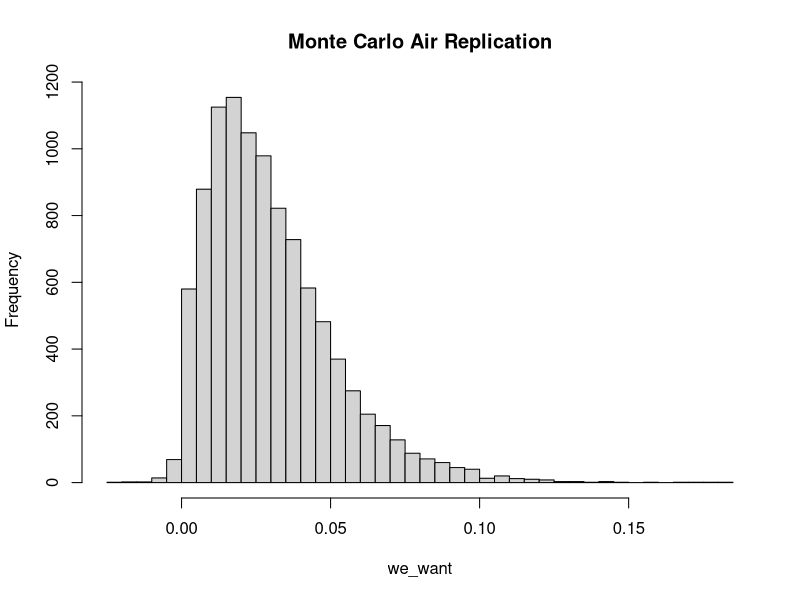
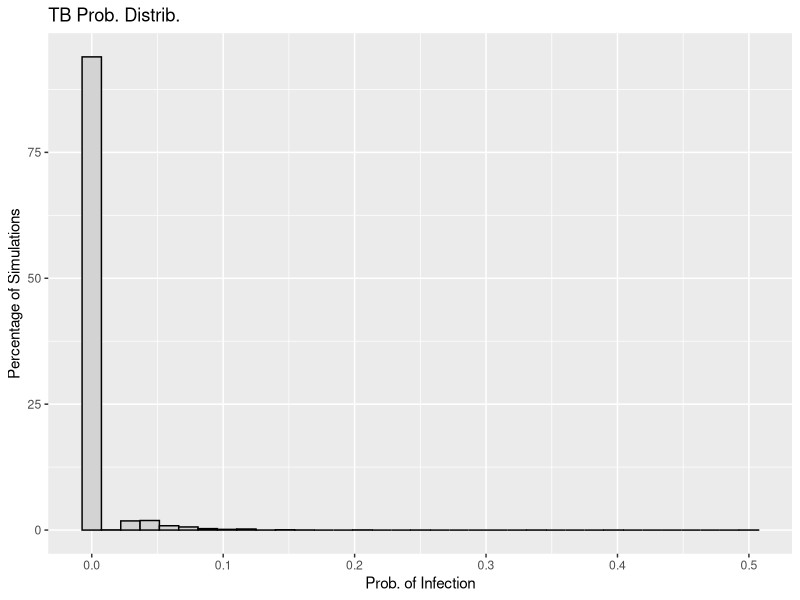
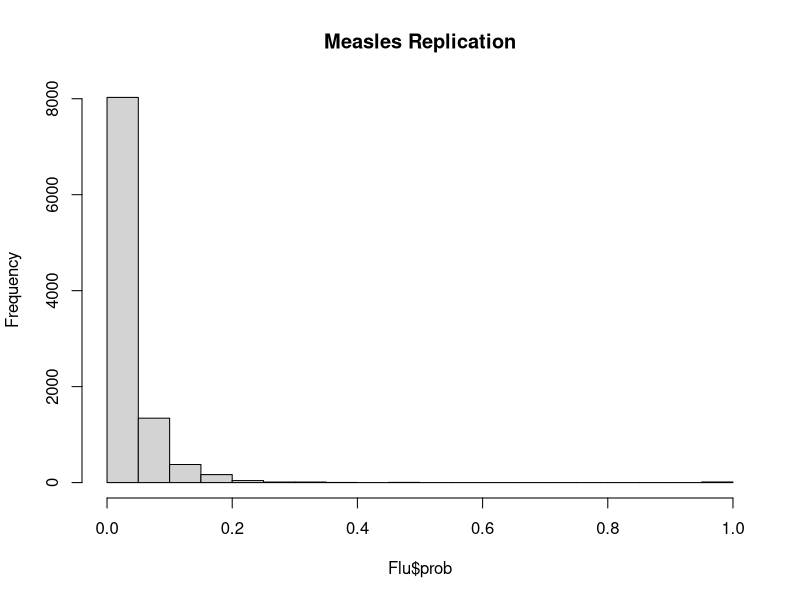

These charts were generated, in order, by the following R code: (Note: this script raises an error after producing the figures.)
## ---- chunk 1
set.seed(400)
## ---- chunk 2
library(dplyr)
library(stats)
library(tidyr)
library(tidyverse)
library(broom)
library(ggplot2)
library(tibble)
## ---- chunk 3
m <- 10000

monte_AIR <- function(m) {
  storing <- numeric(m)
  for (i in 1:m){
    p <- rnorm(1, mean = 0.48, sd = 0.20)
    I <- 1
    phi <- rnorm(1, mean = 100, sd = 20)
    V <- 132
    N <- rnorm(1, mean = 3, sd = 0.5)
    t <- rnorm(1, mean = 0.5, sd = 0.167)
  
    form <- ((p*I*phi)/V) * ((N*t + exp(-N*t) - 1) / (N^2))
  
    storing[i] <- 1 - exp(-form)
  }
  return(storing)
}

we_want <- monte_AIR(m)

mean(we_want)

hist(we_want , breaks = 35, main = "Monte Carlo Air Replication")
## ---- chunk 4
# Wells-Riley formula: 

## vent_mean = 4 <- ventilation rate
## breath_mean = 0.48 <- pumonary ventilation rate
## time_mean = 0.5 <- 30min /1 hr

air_monte <- function(m = 10000, quanta_mean, quanta_sd, 
                      room_vol=132, infect=1, vent_mean=4, vent_sd=1, 
                      breath_mean=0.48, breath_sd=0.2, 
                      time_mean=0.5, time_sd=0.167, s_mean = 19, s_sd=10) {

  
    p_vec <- pmax(rnorm(m, breath_mean, breath_sd), 0)
    phi_vec <- pmax(rnorm(m, quanta_mean, quanta_sd), 0)
    t_vec <- pmax(rnorm(m, time_mean, time_sd), 0)
    Q_vec <- pmax(rnorm(m, vent_mean, vent_sd), 0.01)
    S0_vec <- pmax(round(rnorm(m, s_mean, s_sd)), 1)
    I_vec <- infect
    
      # exposure term
    X_vec <- (I_vec * phi_vec * p_vec * t_vec) / Q_vec
    
      # infection prob. 
    P_vec <- 1 - exp(-X_vec)
    
    new_infect <- S0_vec * P_vec
    S_after <- S0_vec - new_infect
    
    res_df <- tibble::tibble(
      p = p_vec, phi=phi_vec, t=t_vec, Q=Q_vec, S0=S0_vec, 
      X=X_vec, prob=P_vec, infections=new_infect, survivors=S_after
    )
    
    summ <- list(
      mean_prob = mean(res_df$prob),
      mean_infections = mean(res_df$infections),
      prob_quantiles = quantile(res_df$prob, c(0.25,0.5,0.75,0.9,0.95)),
      inf_quantiles = quantile(res_df$infections, c(0.25,0.5,0.75,0.9,0.95))
    )
    return(list(data=res_df, summary=summ))
}

plot_prob <- function(sim_res, title="Infection Prob. Distribution"){
  df <- sim_res$data
  ggplot(df, aes(x=prob)) +
    geom_histogram(aes(y=..count.. / sum(..count..) * 100), bins=35, closed="left") +
    labs(x="Infection Prob. for an Individual(P)", 
         y="Percent of Simulation (%)",
         title=title)
}
## ---- chunk 5
TB <- air_monte(m=10000, quanta_mean=12.7, quanta_sd=3.0)
Flu <- air_monte(m=10000, quanta_mean=100, quanta_sd=25.0)
Meas <- air_monte(m=10000, quanta_mean=570, quanta_sd=143.0)
SARS <- air_monte(m=10000, quanta_mean=2.7, quanta_sd=1.2)

TB

## ---- chunk 6
better_monte <- function(m = 10000, dis_quanta, quanta_sd, room_vol = 132, 
                         infected_individuals = 1, ACH = 4){ 
  probability_inf <- numeric(m)
  num_new_infect <- numeric(m)
  sus_persons <- numeric(m)

  for(i in 1:m) {
    
    p_2 <- max(rnorm(1, mean = 0.48, sd = 0.20), 0)
    phi_2 <- max(rnorm(1, mean = dis_quanta, sd = quanta_sd),0)
    t_2 <- max(rnorm(1, mean = 0.5, sd = 0.167), 0)
    S0 <- max(round(rnorm(1, mean = 19, sd = 10)),1)
    
    q_2 <- infected_individuals * phi_2
 
    
    nucci <- ((p_2*q_2)/room_vol) * 
      ((ACH * t_2 + exp(-ACH *t_2) -1) / (ACH^2))
    
    S_t <- S0 * exp(-nucci)
    
    
    exp_inf <- S0 - S_t
    inf <- rpois(1, lambda = exp_inf)
    
    sus_prob <- inf / S0
    
    probability_inf[i] <- sus_prob
    num_new_infect[i] <- inf
    sus_persons[i] <- S_t
  }
  
  return(list(prob = probability_inf,
              infections = num_new_infect,
              survivors = sus_persons,
              summary = list(mean_prob = mean(probability_inf),
                             mean_infections = mean(num_new_infect),
                             prob_quantiles = quantile(probability_inf, 
                                                       c(0.25, 0.5, 0.75, 
                                                         0.9, 0.95)),
                             inf_quantiles = quantile(num_new_infect, 
                                                      c(0.25, 0.5, 0.75, 
                                                        0.9, 0.95)))))

}

TB <- better_monte(10000, dis_quanta = 12.7, quanta_sd = 3.0,
                   room_vol = 132, infected_individuals = 1, 
                   ACH = 4)

TB

mean(TB$prob)

TB_df <- data.frame(prob = TB$prob)

TB_plot <- ggplot(data = TB_df, aes(x = prob)) + 
  geom_histogram(aes(y = ..count.. /sum(..count..) *100),
                 bins = 35, 
                 fill = "lightgrey",
                 color = "black") +
  labs(title = "TB Prob. Distrib.",
       x = "Prob. of Infection",
       y = "Percentage of Simulations")

TB_plot

## ---- chunk 7
Flu <- better_monte(10000, dis_quanta = 100, quanta_sd = 25.0,
                   room_vol = 132, infected_individuals = 1, 
                   ACH = 4)

mean(Flu$prob)
hMeas <- hist(Flu$prob, breaks = 35, main = "Measles Replication")

hFLu$counts <- hFlu$counts / sum(hFlu$counts) * 100

plot(h, main = "Flu Prob Freq Distrib")


densF <- density(Flu$prob)

densF$y <- densF$y / sum(densF$y) *100

plot(densF, main = "Flu: Prob Freq Distrib 2")
## ---- chunk 8
Meas <- better_monte(10000, dis_quanta = 570, quanta_sd = 173.0,
                   room_vol = 132, infected_individuals = 1, 
                   ACH = 4)

mean(Meas$prob)

hM <- hist(Meas$prob, breaks = 35, main = "Measles Replication")

hM$counts <- hM$counts / sum(hM$counts) * 100

plot(hM, main = "Measles Prob Freq Distrib")


densM <- density(Meas$prob)

densM$y <- densM$y / sum(densM$y) *100

plot(densM, main = "Measles: Prob Freq Distrib 2")

## ---- chunk 9
SARS <- better_monte(10000, dis_quanta = 2.7, quanta_sd = 1.2,
                   room_vol = 132, infected_individuals = 1, 
                   ACH = 4)

mean(SARS$prob)

hSARS <- hist(SARS$prob, breaks = 35, main = "SARS Graph")

hSARS$counts <- hSARS$counts / sum(hSARS$counts) * 100

plot(hSARS, main = "SARS Prob Freq Distrib")


densSARS <- density(SARS$prob)

densSARS$y <- densSARS$y / sum(densSARS$y) *100

plot(densSARS, main = "SARS: Prob Freq Distrib 2")

## ---- chunk 10
sum_disease <- tibble::tibble(
  Disease=c("TB","Flu", "Meas", "SARS"),
  Mean_Prob = c(TB$summary$mean_prob,
                Flu$summary$mean_prob,
                Meas$summary$mean_prob,
                SARS$summary$mean_prob),
  Mean_Infections = c(TB$summary$mean_infections,
                      Flu$summary$mean_infections,
                      Meas$summary$mean_infections,
                      SARS$summary$mean_infections),
  Prob_25 = c(TB$summary$prob_quantiles[1],
              Flu$summary$prob_quantiles[1],
              Meas$summary$prob_quantiles[1],
              SARS$summary$prob_quantiles[1]),
  Prob_50 = c(TB$summary$prob_quantiles[2],
              Flu$summary$prob_quantiles[2],
              Meas$summary$prob_quantiles[2],
              SARS$summary$prob_quantiles[2]),
  Prob_75 = c(TB$summary$prob_quantiles[3],
              Flu$summary$prob_quantiles[3],
              Meas$summary$prob_quantiles[3],
              SARS$summary$prob_quantiles[3]),
  Prob_90 = c(TB$summary$prob_quantiles[4],
              Flu$summary$prob_quantiles[4],
              Meas$summary$prob_quantiles[4],
              SARS$summary$prob_quantiles[4]),
  Prob_95 = c(TB$summary$prob_quantiles[5],
              Flu$summary$prob_quantiles[5],
              Meas$summary$prob_quantiles[5],
              SARS$summary$prob_quantiles[5])
)

sum_dis_round <- sum_disease %>%
  mutate(across(where(is.numeric), ~ round(.x,3)))

sum_dis_round

## ---- chunk 11

## The monte carlo simulation results estimate the infection risk for four airborne disease in a standard waiting room scenario. 

## Tuberculosis: moderate mean infection prob of 0.499 per susceptible individual, with approx 9.6 expected new infections, high variability: range from 0.342 to 0.857, showing potential higher-risk scenarios in dif conditions

## Influenza: higher mean prob: 0.941, nearly 18 expected infections, median and upper quantiles approach 1, infection is almost certain in the environment

## Measles: highest risk, mean prob. of 0.987, almost entire susceptible pop expected to become infected, all quantiles 1

## SARS: low mean prob: 0.153, roughly 3 expected new infections, moderate variability ranges from 0.072 to 0.369

## *infection risk is strongly driven by the disease'airborne quanta generation rate: meas and flu-high risk, tb-moderate risk, sars-lower risk

## ---- chunk 12

TB_df <- data.frame(prob=as.numeric(TB$prob), Disease="TB")
Measles_df <- data.frame(prob=as.numeric(Measles$prob), Disease = "Measles")
Influenza_df <- data.frame(prob=as.numeric(Influenza$prob), Disease = "Influenza")
SARS_df <- data.frame(prob=as.numeric(SARS$prob), Disease="SARS")

combined_df <- rbind(TB_df, Measles_df, Influenza_df, SARS_df)
combined_df$prob <- pmin(pmax(combined_df$prob, 0),1)

ggplot(combined_df, aes(x=prob, fill=Disease, color=Disease)) +
  geom_histogram(aes(y= ..count.. / sum(..count..) * 100),
                  bins=35, position="identity", alpha=0.4) +
  labs(title="Prob. of Infection Distribution by Disease",
       x = "Probability of Infection",
       y = "Percentage of Simulations") +
  scale_color_manual(values = c("TB" = "green", "Measles" = "magenta",
                               "Influenza"="blue", "SARS"="yellow3")) +
  scale_fill_manual(values = c("TB" = "green", "Measles" = "magenta",
                               "Influenza"="blue", "SARS"="yellow3")) +
  theme_minimal()

## ---- chunk 13
scenario_monte <- function(m = 10000, dis_quantaS, quanta_sdS, room_vol = 300, 
                         infected_individuals = 1, ACH = 4, t_scen = max(rnorm(1, mean = 1, sd = 0.167))){ 
  prob_inf <- numeric(m)
  num_infec <- numeric(m)
  sus_per <- numeric(m)

  for(i in 1:m) {
    
    p_scen <- max(rnorm(1, mean = 0.48, sd = 0.20), 0)
    phi_scen <- max(rnorm(1, mean = dis_quantaS, sd = quanta_sdS),0)
    S0_scen <- max(round(rnorm(1, mean = 19, sd = 10)),1)
    
    q_2_scen <- infected_individuals * phi_scen
 
    nucci_scen <- ((p_scen*q_2_scen)/room_vol) * 
      ((ACH * t_scen + exp(-ACH * t_scen) -1) / (ACH^2))
    
    S_t_scen <- S0_scen * exp(-nucci_scen)
    
    exp_inf_scen <- S0_scen - S_t_scen
    inf_scen <- rpois(1, lambda = exp_inf_scen)
    
    sus_prob_scen <- inf_scen / S0_scen
    
    prob_inf[i] <- sus_prob_scen
    num_infec[i] <- inf_scen
    sus_per[i] <- S_t_scen
  }
  
  return(list(prob = prob_inf,
              infections = num_infec,
              survivors = sus_per,
              summary = list(mean_prob = mean(prob_inf),
                             mean_infections = mean(num_infec),
                             prob_quantiles = quantile(prob_inf, 
                                                       c(0.25, 0.5, 0.75, 
                                                         0.9, 0.95)),
                             inf_quantiles = quantile(num_infec, 
                                                      c(0.25, 0.5, 0.75, 
                                                        0.9, 0.95)))))

}

scenario_1 <- scenario_monte(10000, dis_quantaS = 12.7, quanta_sdS = 3.0,
                   room_vol = 300, infected_individuals = 1, 
                   ACH = 4, t_scen = max(rnorm(1, mean = 1, sd = 0.167)))

mean(scenario_1$prob)
## ---- chunk 14
scen1_TB <- scenario_monte(10000, dis_quanta = 12.7, quanta_sd = 3.0,
                   room_vol = 300, infected_individuals = 1, 
                   ACH = 4)
scen1_meas <- scenario_monte(10000, dis_quanta = 100, quanta_sd = 25.0,
                   room_vol = 300, infected_individuals = 1, 
                   ACH = 4)
scen1_flu <- scenario_monte(10000, dis_quanta = 570, quanta_sd = 173.0,
                   room_vol = 300, infected_individuals = 1, 
                   ACH = 4)

TB_df1 <- data.frame(prob=as.numeric(scen1_TB$prob), Disease="TB")
Meas_df1 <- data.frame(prob=as.numeric(scen1_meas$prob), Disease="Measles")
Flu_df1 <- data.frame(prob=as.numeric(scen1_flu$prob), Disease="Influenza")

comb_df1 <- rbind(TB_df1, Meas_df1, Flu_df1)
comb_df1$prob <- pmin(pmax(comb_df1$prob, 0),1)

ggplot(comb_df1, aes(x=prob, fill=Disease, color=Disease)) +
  geom_histogram(aes(y=..count.. / sum(..count..) * 100),
                 bins=35, position="identity", alpha=0.4) +
  labs(title="Scenario 1: Probability of Infection Distribution by Disease",
       x="Probability of Infection",
       y = "Percentage of Simulations") +
  scale_color_manual(values = c("TB" = "green", "Measles" = "magenta",
                               "Influenza"="blue")) +
  scale_fill_manual(values = c("TB" = "green", "Measles" = "magenta",
                               "Influenza"="blue")) +
  theme_minimal()


## ---- chunk 15

scenario_2 <- scenario_monte(10000, dis_quantaS = 12.7, quanta_sdS = 3.0,
                             room_vol = 132, infected_individuals = 2, ACH = 4,
                             t_scen = max(rnorm(1, mean = 0.5, sd = 0.167)))

mean(scenario_2$prob)

## ---- chunk 16
scen_1_M <- scenario_monte(10000, dis_quantaS = 570, quanta_sdS = 143.0,
                   room_vol = 300, infected_individuals = 1, 
                   ACH = 4, t_scen = max(rnorm(1, mean = 1, sd = 0.167)))

mean(scen_1_M$prob)
## ---- chunk 17

scen_2_M <- scenario_monte(10000, 570, 143.0, 132, 2, 4, max(rnorm(1, mean = 0.5, sd = 0.167)))

mean(scen_2_M$prob)
## ---- chunk 18
s1_Flu <- scenario_monte(10000, 100, 25.0, 300, 1, 4, 
                         max(rnorm(1, mean = 1, sd = 0.167)))

mean(s1_Flu$prob)
## ---- chunk 19

s2_Flu <- scenario_monte(10000, 100, 25.0, 132, 2, 4, 
                         max(rnorm(1, mean = 0.5, sd = 0.167)))
mean(s2_Flu$prob)
## ---- chunk 20
scen2_TB <- scenario_monte(10000, dis_quanta = 12.7, quanta_sd = 3.0,
                   room_vol = 50, infected_individuals = 2, 
                   ACH = 4)
scen2_meas <- scenario_monte(10000, dis_quanta = 100, quanta_sd = 25.0,
                   room_vol = 50, infected_individuals = 2, 
                   ACH = 4)
scen2_flu <- scenario_monte(10000, dis_quanta = 570, quanta_sd = 173.0,
                   room_vol = 50, infected_individuals = 2, 
                   ACH = 4)

TB_df2 <- data.frame(prob=as.numeric(scen2_TB$prob), Disease="TB")
Meas_df2 <- data.frame(prob=as.numeric(scen2_meas$prob), Disease="Measles")
Flu_df2 <- data.frame(prob=as.numeric(scen2_flu$prob), Disease="Influenza")

comb_df2 <- rbind(TB_df2, Meas_df2, Flu_df2)
comb_df2$prob <- pmin(pmax(comb_df2$prob, 0),1)

ggplot(comb_df2, aes(x=prob, fill=Disease, color=Disease)) +
  geom_histogram(aes(y=..count.. / sum(..count..) * 100),
                 bins=35, position="identity", alpha=0.4) +
  labs(title="Scenario 2: Probability of Infection Distribution by Disease",
       x="Probability of Infection",
       y = "Percentage of Simulations") +
  scale_color_manual(values = c("TB" = "green", "Measles" = "magenta",
                               "Influenza"="blue")) +
  scale_fill_manual(values = c("TB" = "green", "Measles" = "magenta",
                               "Influenza"="blue")) +
  theme_minimal()
